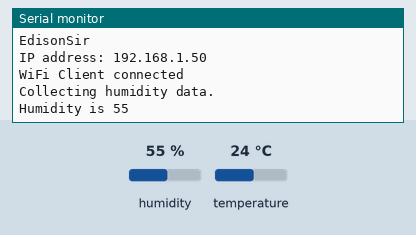
Simulated run of this sketch. Board: ESP8266 (NodeMCU). On the bench: the last lines printed to the serial monitor. The inputs (shaded band) are chosen by the test bench; at power-on: humidity 55 %, temperature 24 °C. WiFi joins after 1.5 s; servers stay silent unless stated.

Above: at 3.2 s.
3.3 s: humidity set to 22 %
At 5.5 s:
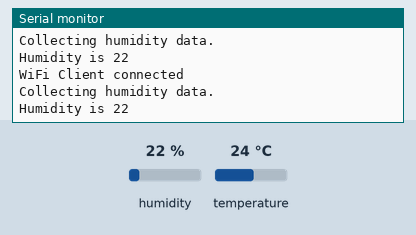
6.5 s: humidity set to 40 %
At 7.6 s:
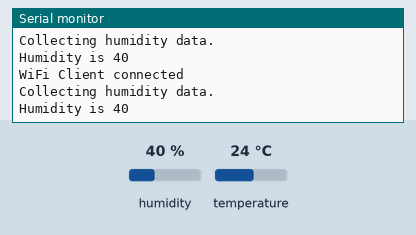
Timing chart, 0 to 9.5 s (numbered marks = the images above; inputs shaded):
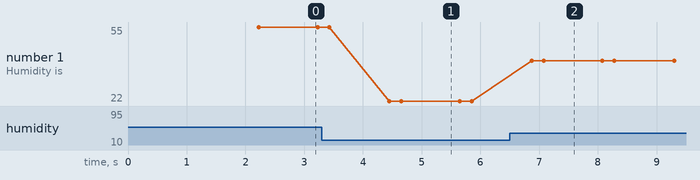

The sketch:

ending_humidity_sensor_data_to_thinkspeak_server_using_esp82.ino
```cpp
#include <ESP8266WiFi.h>
#include <DHT.h>
#define DHTPIN 2
#define DHTTYPE DHT11

 WiFiClient client;
const char* ssid     = "EdisonSir";
const char* password = "Bulb'sfather";
const char* Srver = "api.thingspeak.com";
String apiKey ="LZFNJO054174CHSA";


DHT dht(DHTPIN, DHTTYPE, 11);
int h;

 void setup()
{

  Serial.begin(115200);  // Serial connection from ESP-01 via 3.3v ttl cable
  dht.begin();
  WiFi.begin(ssid,password);
   while (WiFi.status() != WL_CONNECTED) {
    delay(1000);
    Serial.print("Connecting..");
   }
     Serial.println("Connected to");
     Serial.println(ssid);
     Serial.print("IP address: ");
     Serial.println(WiFi.localIP());
  }

    void Humidity()
{
  Serial.println("Collecting humidity data.");
  // Reading temperature or humidity takes about 250 milliseconds!
   h = dht.readHumidity();
  Serial.print("Humidity is ");
  Serial.println(h);

  }


  void loop()
{
     if (client.connect(Srver, 80)) {
      Serial.println("WiFi Client connected ");

   String postStr ="?api_key="+apiKey;
   postStr += "&field1=";
  Humidity();
   postStr += String(h);
   postStr +=" %";
   postStr += "\r\n\r\n";

   client.print("POST /update HTTP/1.1\n");
   client.print("Host: api.thingspeak.com\n");
   client.print("Connection: close\n");
   client.print("X-THINGSPEAKAPIKEY: " + apiKey + "\n");
   client.print("Content-Type: application/x-www-form-urlencoded\n");
   client.print("Content-Length: ");
   client.print(postStr.length());
   client.print("\n\n");
   client.print(postStr);
   delay(1000);
   }

  Humidity();        // read senso
}
```

Measured:
- after the input at 3.3 s, the serial monitor: prints a new line after 1.2 s (image 1)
- after the input at 6.5 s, the serial monitor: prints a new line after 0.38 s (image 2)
- plotted number 1: 55 → 22 after the input at 3.3 s, 22 → 40 after the input at 6.5 s
